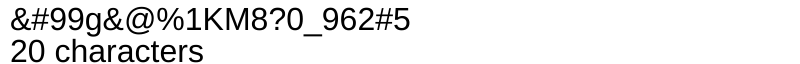
Frame 1 (no input)
Frame 60 (no input): identical to frame 1, image omitted
Frame 120 (the mouse pressed at the canvas centre since frame 60): identical to frame 1, image omitted

The p5.js sketch that drew this single still picture (run headless with seeded random() and noise() and a simulated clock; from frame 60 on, the mouse is pressed at the canvas centre):

// p5.js sketch
// ── sketch.js
// password generator rules
// at least 8 characters
// one or more: lowercase, uppercase, number, special characters
// use or remove look-a-like characters?


//set up password character libraries
let lowerCaseAlpha = ['a','b','c','d','e','f','g','h','i','j','k','l','m','n','o','p','q','r','s','t','u','v','w','x','y','z'];
let upperCaseAlpha = ['A','B','C','D','E','F','G','H','I','J','K','L','M','N','O','P','Q','R','S','T','U','V','W','X','Y','Z'];
let numberAlpha = ['0','1','2','3','4','5','6','7','8','9'];
let specialCharAlpha = ['!','@','#','$','%','&','-','_','?'];
var alpha1;
var alpha2;
var alpha3;
var alpha4;

let password = '';

let passwordLength;

function setup() {
  // put setup code here
  createCanvas(800,64);
  passwordLength = createSlider(8, 32, 20);
  passwordLength.input(createPassword);
  createPassword();
}

function draw() {
  background(255);
  textSize(32);
  text(password, 10, 30);
  text(passwordLength.value() + ' characters', 10, 62);
}

function randomElement(array) {
  var randomElementIndex = Math.floor(Math.random()*array.length);
  return(array[randomElementIndex]);
}

function getElements(array, number) {
  var elements = '';
  for (var i = 0; i < number; i++) {
    elements += randomElement(array)
  }
  return(elements);
}

function createPassword() {
  let passwordLen = passwordLength.value();
  let newAddends = addends(passwordLen,4);
  alpha1 = newAddends[0];
  alpha2 = newAddends[1];
  alpha3 = newAddends[2];
  alpha4 = newAddends[3];
  var lower = getElements(lowerCaseAlpha, alpha1);
  var upper = getElements(upperCaseAlpha, alpha2);
  var num = getElements(numberAlpha, alpha3);
  var special = getElements(specialCharAlpha, alpha4);
  var shittyPassword = lower + upper + num + special;
  password = randomizeString(shittyPassword);
}

function randomizeString(string) {
  var updatedString = string.split('');
  var betterPassword = '';
  for (var i = 0; i < string.length; i++) {
    var randomNumber = Math.floor(Math.random()*updatedString.length);
    betterPassword += updatedString[randomNumber];
    updatedString.splice(randomNumber, 1);
  }
  return(betterPassword);
}

function addends(number, numberOfAddends) {

  let total = [number];
  while (total.length < numberOfAddends) {
    let randomElementIndex = Math.floor(Math.random()*total.length);
    let randomElement = total[randomElementIndex];
    let randomSplit = Math.floor(Math.random() * randomElement);
    if (randomSplit == 0) {
    } else {
      total.splice(randomElementIndex, 1);
      //console.log(randomSplit);
      total.push(randomSplit);
      total.push(randomElement - randomSplit);

    }

  }
  console.log(total);
  return(total);
}
